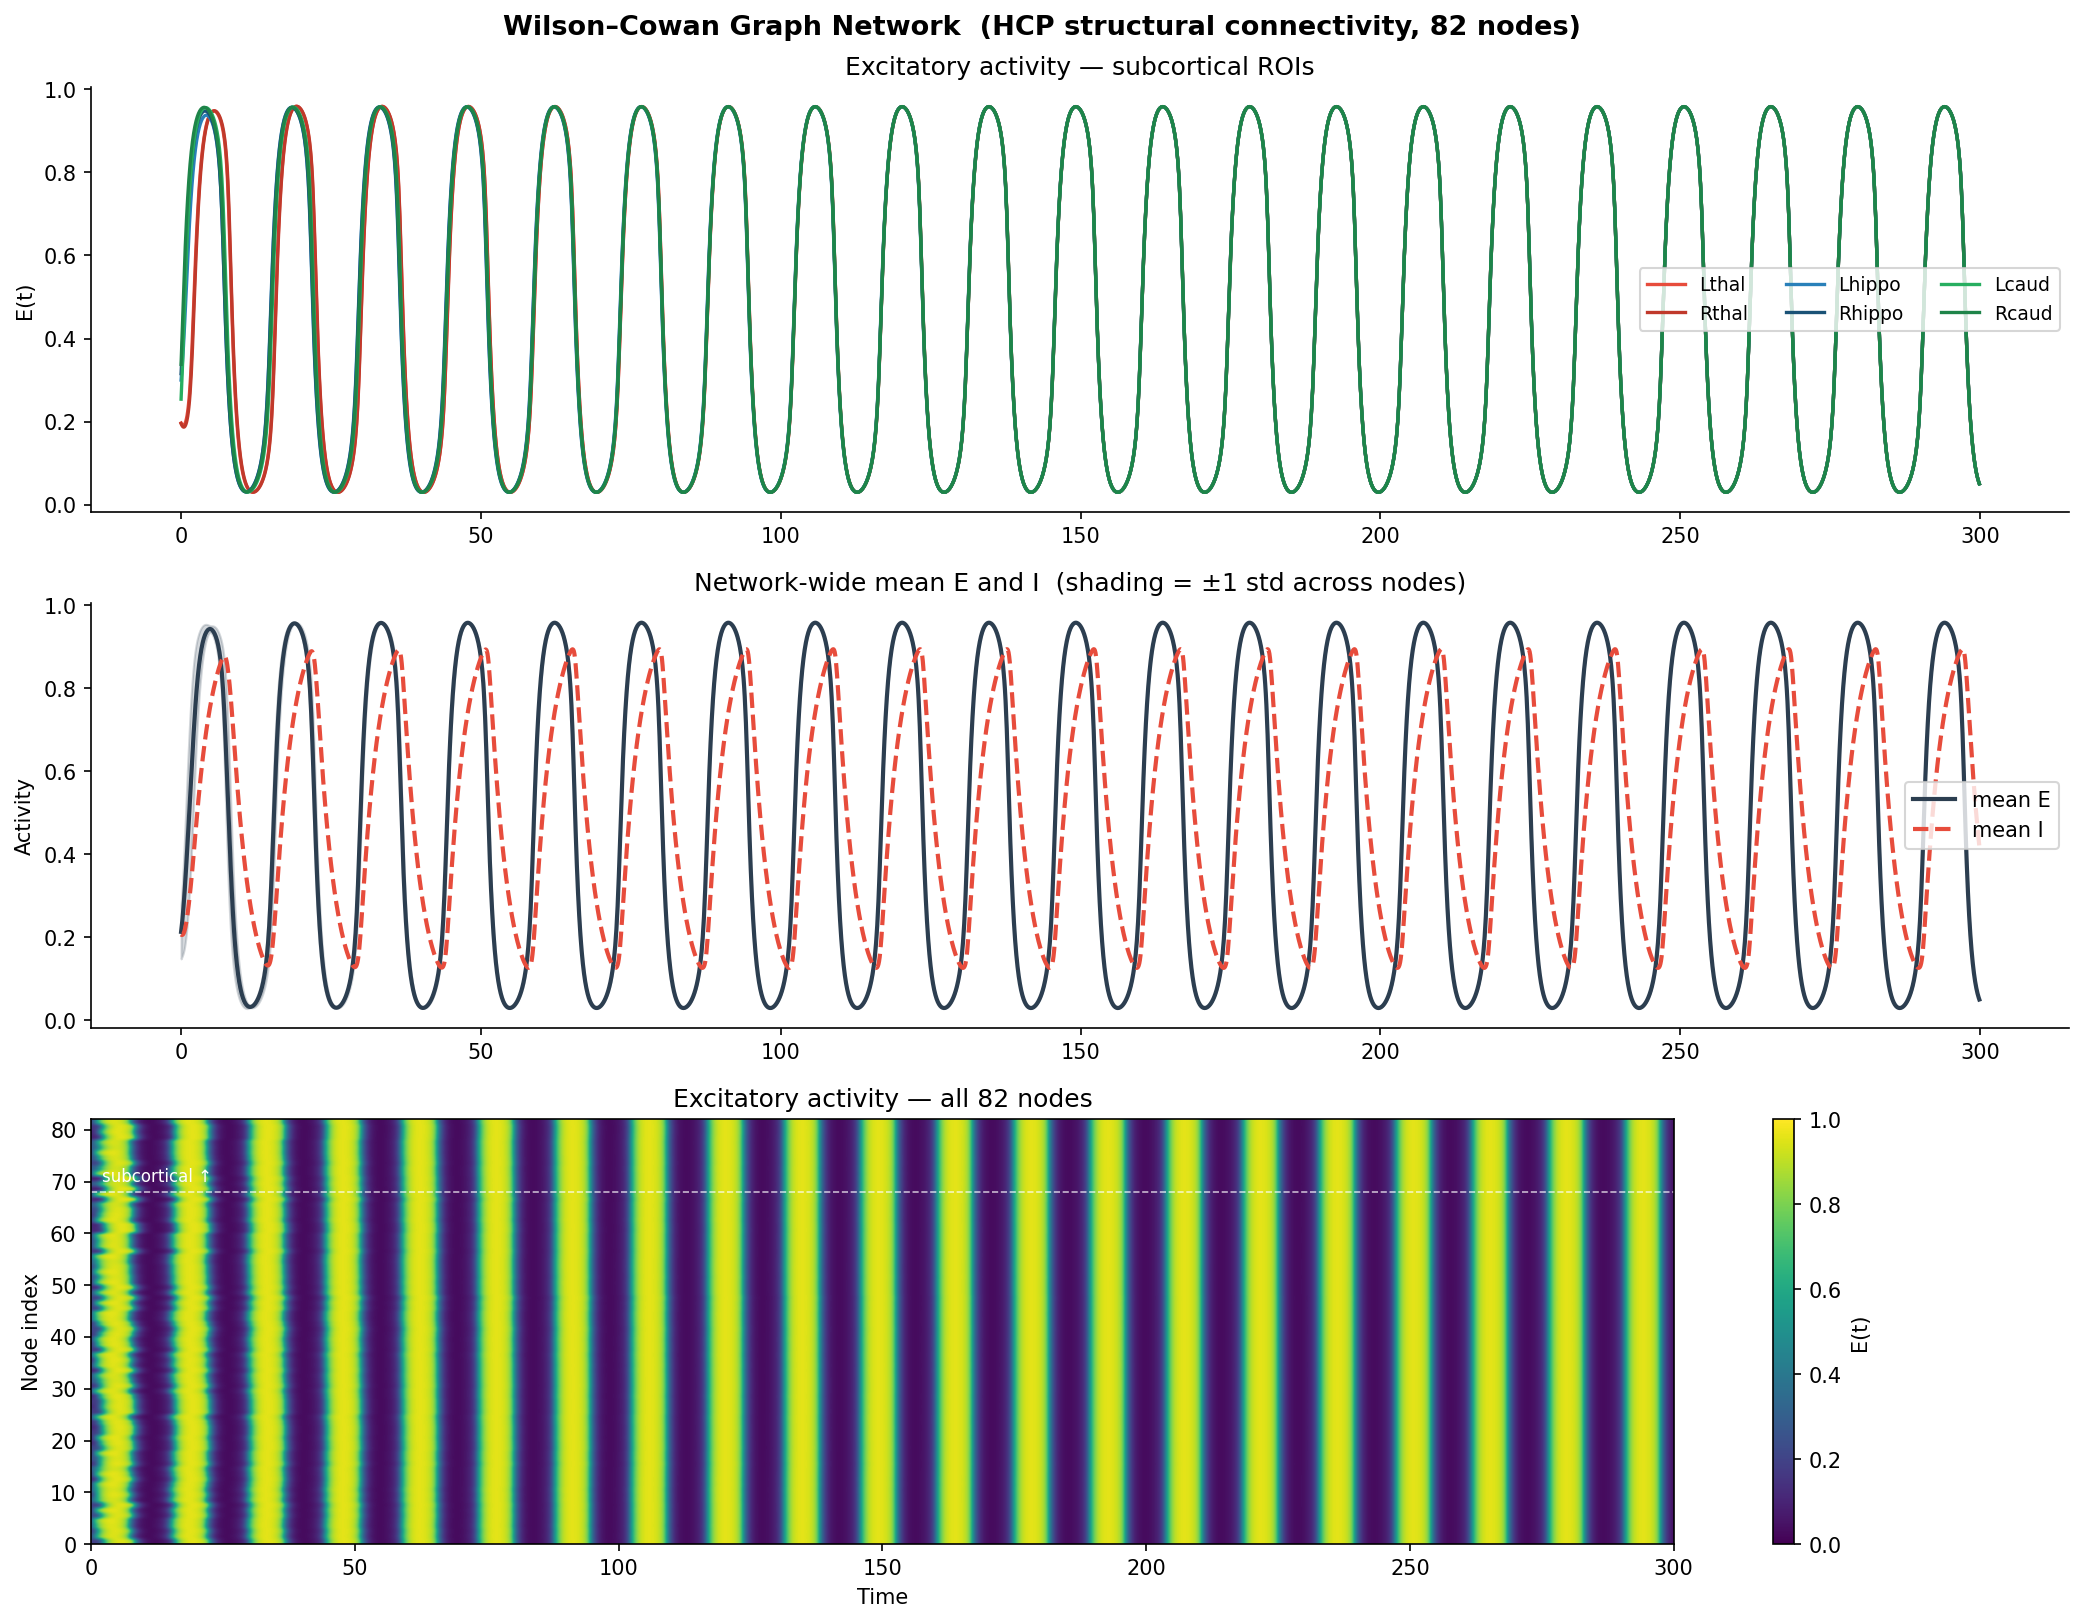

Reproduce this figure in Python.
import numpy as np
import matplotlib
matplotlib.use('Agg')
import matplotlib.pyplot as plt

# ── Load connectivity ──────────────────────────────────────────
DATA = '../enigma/enigmatoolbox/datasets/matrices/hcp_connectivity'
W      = np.loadtxt(f'{DATA}/strucMatrix_with_sctx.csv', delimiter=',')
labels = open(f'{DATA}/strucLabels_with_sctx.csv').read().strip().split(',')
N = W.shape[0]   # 82 nodes

# Row-normalise: each node receives weighted average of neighbours
W = W / W.sum(axis=1, keepdims=True).clip(min=1)

# ── Wilson–Cowan parameters ────────────────────────────────────
dt    = 0.1
T     = 300
steps = int(T / dt)

w_EE = 10.0;  w_EI = 8.0    # intrinsic E↔E, E←I
w_IE = 12.0;  w_II = 3.0    # intrinsic I←E, I←I
g    = 1.0                    # global graph coupling strength
tau_E = 1.0;  tau_I = 3.0   # different time constants → oscillations
P = 2.5                       # external excitatory drive
theta_E = 4.0; theta_I = 3.7 # sigmoid thresholds

def sigma(x): return 1.0 / (1.0 + np.exp(-x))

# ── Initial conditions (small random perturbation) ─────────────
rng = np.random.default_rng(0)
E = rng.uniform(0.1, 0.3, N)
I = rng.uniform(0.1, 0.3, N)

# ── Simulate ──────────────────────────────────────────────────
hist_E = np.zeros((steps, N))
hist_I = np.zeros((steps, N))

for t in range(steps):
    WE = W @ E
    dE = sigma(w_EE * E + g * WE - w_EI * I + P - theta_E)
    dI = sigma(w_IE * E  - w_II * I     - theta_I)
    E = (1 - dt/tau_E) * E + (dt/tau_E) * dE
    I = (1 - dt/tau_I) * I + (dt/tau_I) * dI
    hist_E[t] = E
    hist_I[t] = I

time = np.arange(steps) * dt

# ── Key ROIs ───────────────────────────────────────────────────
ROI     = ['Lthal', 'Rthal', 'Lhippo', 'Rhippo', 'Lcaud', 'Rcaud']
roi_idx = [labels.index(r) for r in ROI]
colors  = ['#e74c3c','#c0392b','#2980b9','#1a5276','#27ae60','#1e8449']

# ── Plot ──────────────────────────────────────────────────────
fig, axes = plt.subplots(3, 1, figsize=(14, 11))
fig.suptitle('Wilson–Cowan Graph Network  (HCP structural connectivity, 82 nodes)',
             fontsize=13, fontweight='bold')

# ROI traces
ax = axes[0]
for idx, name, c in zip(roi_idx, ROI, colors):
    ax.plot(time, hist_E[:, idx], label=name, color=c, lw=1.6)
ax.set_ylabel('E(t)')
ax.set_title('Excitatory activity — subcortical ROIs')
ax.legend(ncol=3, fontsize=9)
ax.spines[['top', 'right']].set_visible(False)

# Network mean ± std
ax2 = axes[1]
mean_E = hist_E.mean(axis=1)
std_E  = hist_E.std(axis=1)
ax2.plot(time, mean_E, color='#2c3e50', lw=2, label='mean E')
ax2.fill_between(time, mean_E - std_E, mean_E + std_E, alpha=0.2, color='#2c3e50')
ax2.plot(time, hist_I.mean(axis=1), color='#e74c3c', lw=2, ls='--', label='mean I')
ax2.set_ylabel('Activity')
ax2.set_title('Network-wide mean E and I  (shading = ±1 std across nodes)')
ax2.legend(fontsize=10)
ax2.spines[['top', 'right']].set_visible(False)

# Full heatmap
ax3 = axes[2]
im = ax3.imshow(hist_E.T, aspect='auto', cmap='viridis',
                extent=[0, T, 0, N], vmin=0, vmax=1)
ax3.set_ylabel('Node index')
ax3.set_xlabel('Time')
ax3.set_title('Excitatory activity — all 82 nodes')
ax3.axhline(68, color='white', lw=0.8, ls='--', alpha=0.7)
ax3.text(2, 70, 'subcortical ↑', color='white', fontsize=8)
plt.colorbar(im, ax=ax3, label='E(t)')

plt.tight_layout()
fig.savefig('wc_graph.png', dpi=150, bbox_inches='tight')
print("Saved wc_graph.png")
print(f"Final mean E: {E.mean():.3f}  std: {E.std():.3f}")
